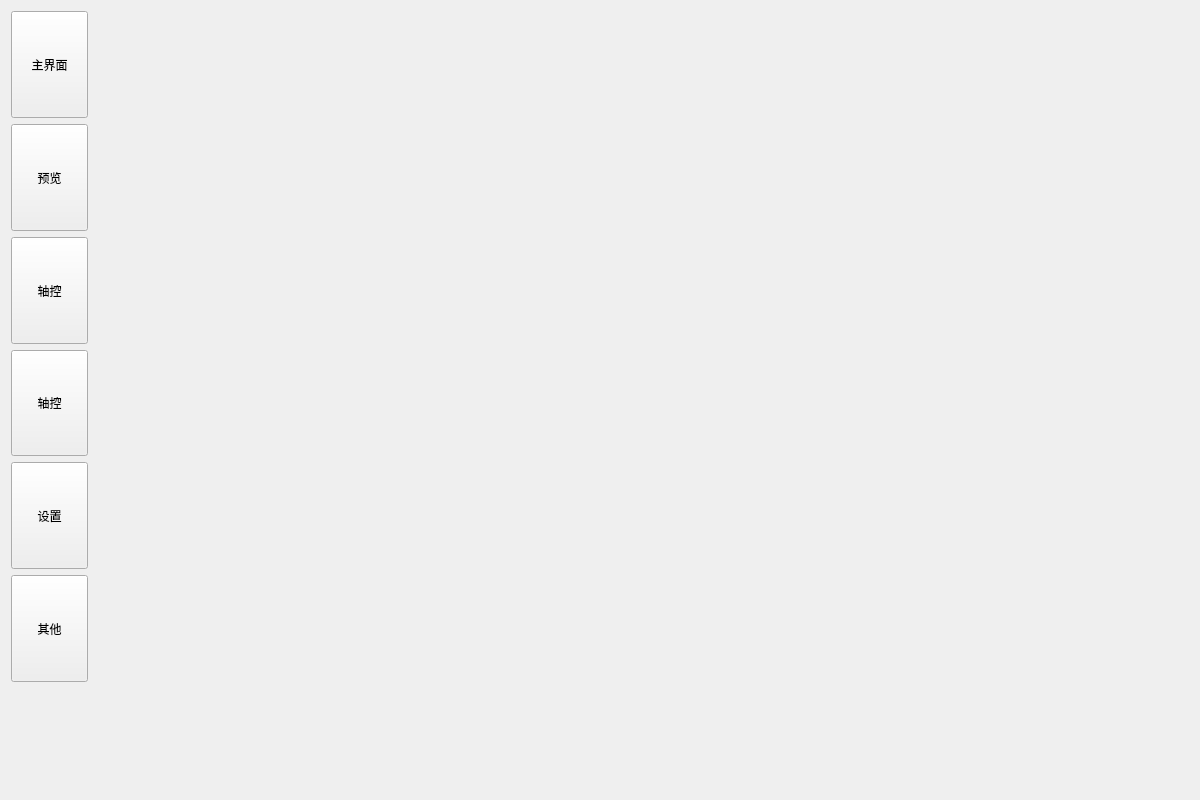
<?xml version="1.0" encoding="UTF-8"?>
<ui version="4.0">
 <class>EzcadDevelopmentClass</class>
 <widget class="QMainWindow" name="EzcadDevelopmentClass">
  <property name="geometry">
   <rect>
    <x>0</x>
    <y>0</y>
    <width>1200</width>
    <height>800</height>
   </rect>
  </property>
  <property name="windowTitle">
   <string>EzcadDevelopment</string>
  </property>
  <widget class="QWidget" name="centralWidget">
   <layout class="QHBoxLayout" name="horizontalLayout" stretch="1,14">
    <property name="spacing">
     <number>20</number>
    </property>
    <item>
     <layout class="QVBoxLayout" name="verticalLayout">
      <item>
       <widget class="QToolButton" name="toolButton_main">
        <property name="sizePolicy">
         <sizepolicy hsizetype="Expanding" vsizetype="Expanding">
          <horstretch>0</horstretch>
          <verstretch>0</verstretch>
         </sizepolicy>
        </property>
        <property name="text">
         <string>主界面</string>
        </property>
       </widget>
      </item>
      <item>
       <widget class="QToolButton" name="toolButton_preview">
        <property name="sizePolicy">
         <sizepolicy hsizetype="Expanding" vsizetype="Expanding">
          <horstretch>0</horstretch>
          <verstretch>0</verstretch>
         </sizepolicy>
        </property>
        <property name="text">
         <string>预览</string>
        </property>
       </widget>
      </item>
      <item>
       <widget class="QToolButton" name="toolButton_axis">
        <property name="sizePolicy">
         <sizepolicy hsizetype="Expanding" vsizetype="Expanding">
          <horstretch>0</horstretch>
          <verstretch>0</verstretch>
         </sizepolicy>
        </property>
        <property name="text">
         <string>轴控</string>
        </property>
       </widget>
      </item>
      <item>
       <widget class="QToolButton" name="toolButton_io">
        <property name="sizePolicy">
         <sizepolicy hsizetype="Expanding" vsizetype="Expanding">
          <horstretch>0</horstretch>
          <verstretch>0</verstretch>
         </sizepolicy>
        </property>
        <property name="text">
         <string>轴控</string>
        </property>
       </widget>
      </item>
      <item>
       <widget class="QToolButton" name="toolButton_cfg">
        <property name="sizePolicy">
         <sizepolicy hsizetype="Expanding" vsizetype="Expanding">
          <horstretch>0</horstretch>
          <verstretch>0</verstretch>
         </sizepolicy>
        </property>
        <property name="text">
         <string>设置</string>
        </property>
       </widget>
      </item>
      <item>
       <widget class="QToolButton" name="toolButton_other">
        <property name="sizePolicy">
         <sizepolicy hsizetype="Expanding" vsizetype="Expanding">
          <horstretch>0</horstretch>
          <verstretch>0</verstretch>
         </sizepolicy>
        </property>
        <property name="text">
         <string>其他</string>
        </property>
       </widget>
      </item>
      <item>
       <spacer name="verticalSpacer">
        <property name="orientation">
         <enum>Qt::Vertical</enum>
        </property>
        <property name="sizeHint" stdset="0">
         <size>
          <width>20</width>
          <height>40</height>
         </size>
        </property>
       </spacer>
      </item>
     </layout>
    </item>
    <item>
     <layout class="QVBoxLayout" name="verticalLayout_2">
      <item>
       <widget class="QStackedWidget" name="stackedWidget"/>
      </item>
     </layout>
    </item>
   </layout>
  </widget>
 </widget>
 <layoutdefault spacing="6" margin="11"/>
 <resources>
  <include location="../EzcadDevelopment.qrc"/>
 </resources>
 <connections/>
</ui>
